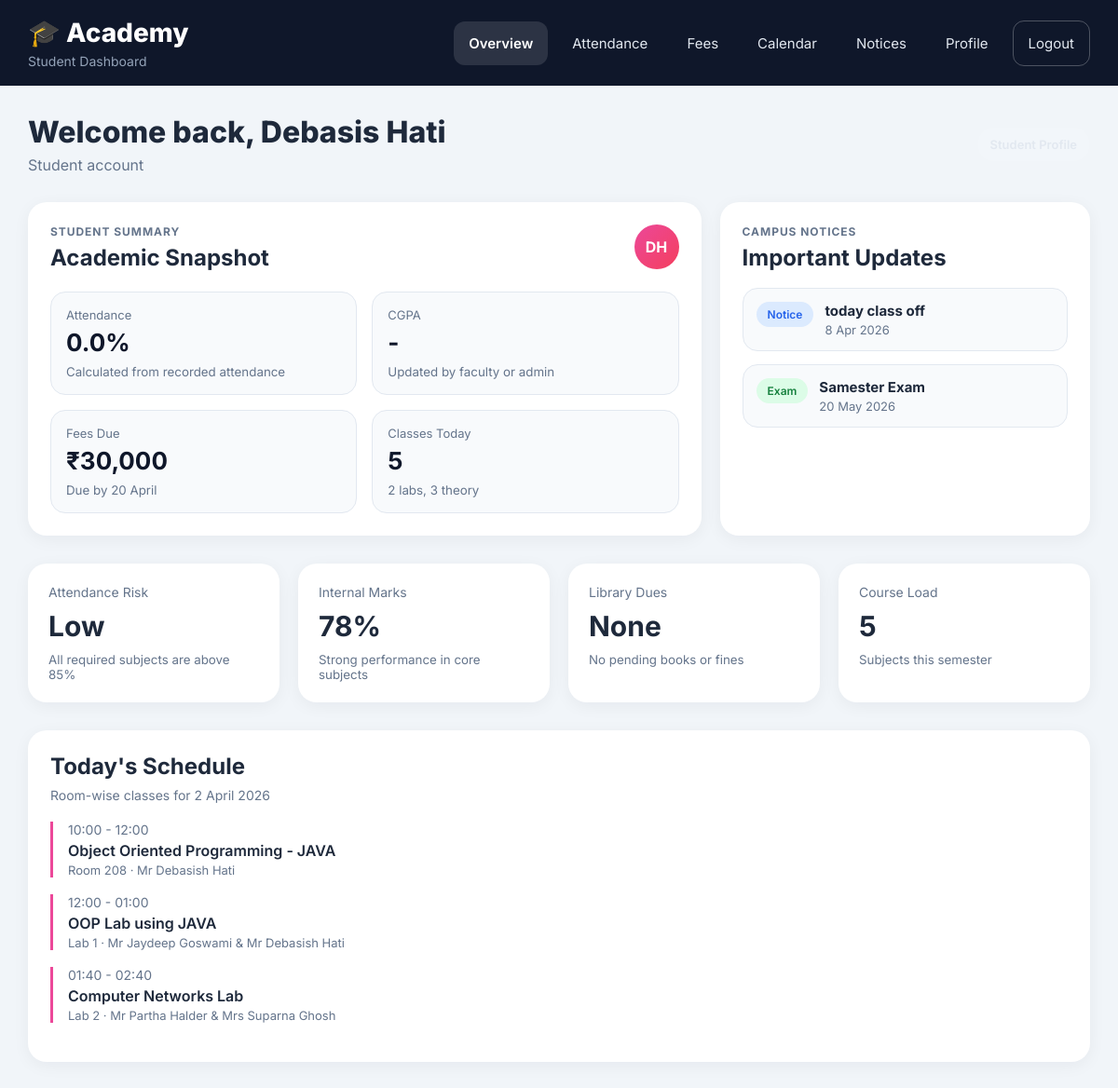
Page /students/dashboard/ (signed in) on the committed database.
### apps/students/models.py (models this page shows, shortened)
class AcademicCalendarEvent(models.Model):
	EVENT_TYPE_CHOICES = [
		('Event', 'Event'),
		('Holiday', 'Holiday'),
		('Exam', 'Exam'),
		('Notice', 'Notice'),
		('Meeting', 'Meeting'),
	]
	VISIBILITY_CHOICES = [
		('ALL', 'All Users'),
		('FACULTY_ADMIN', 'Faculty and Admin Only'),
	]
	title = models.CharField(max_length=200)
	event_date = models.DateField()
	event_type = models.CharField(max_length=20, choices=EVENT_TYPE_CHOICES, default='Event')
	description = models.TextField(blank=True)
	venue = models.CharField(max_length=200, blank=True)
	visibility = models.CharField(max_length=20, choices=VISIBILITY_CHOICES, default='ALL')
	posted_by = models.ForeignKey(User, on_delete=models.SET_NULL, null=True, blank=True, related_name='posted_academic_events')
	is_active = models.BooleanField(default=True)
	created_at = models.DateTimeField(auto_now_add=True)
	class Meta:
		ordering = ['event_date', 'title']

### apps/students/views.py (the view, shortened to what this page needs)
# urls.py: path('dashboard/', views.student_dashboard, name='dashboard'),
@login_required
def student_dashboard(request):
	profile = getattr(request.user, 'student_profile', None)
	display_name = request.user.get_full_name().strip() or request.user.username
	name_parts = [part[0].upper() for part in display_name.split() if part]
	avatar_text = ''.join(name_parts[:2]) if name_parts else display_name[:2].upper()
	today = date.today()
	selected_month_value = request.GET.get('month', '').strip()
	selected_year = today.year
	selected_month_number = today.month
	selected_month = f'{selected_year:04d}-{selected_month_number:02d}'
	selected_month_label = date(selected_year, selected_month_number, 1).strftime('%B %Y')
	calendar_weekdays = ['Mon', 'Tue', 'Wed', 'Thu', 'Fri', 'Sat', 'Sun']
	month_first_weekday, month_total_days = pycalendar.monthrange(selected_year, selected_month_number)
	month_events_qs = AcademicCalendarEvent.objects.filter(
		is_active=True,
		visibility='ALL',
		event_date__year=selected_year,
		event_date__month=selected_month_number,
	).exclude(
		event_type='Meeting',
	).order_by('event_date', 'title')
	upcoming_events_qs = AcademicCalendarEvent.objects.filter(
		is_active=True,
		visibility='ALL',
		event_date__gte=today,
	).exclude(
		event_type='Meeting',
	).order_by('event_date', 'title')
	event_badge_map = {
		'Event': 'blue',
		'Holiday': 'pink',
		'Exam': 'green',
		'Notice': 'yellow',
	}
	month_event_dates = set(month_events_qs.values_list('event_date', flat=True))
	calendar_cells = []
	for _ in range(month_first_weekday):
		calendar_cells.append({'is_empty': True, 'day_number': '', 'is_today': False, 'has_event': False})
	for day_number in range(1, month_total_days + 1):
		cell_date = date(selected_year, selected_month_number, day_number)
		calendar_cells.append({
			'is_empty': False,
			'day_number': day_number,
			'is_today': cell_date == today,
			'has_event': cell_date in month_event_dates,
		})
	while len(calendar_cells) % 7 != 0:
		calendar_cells.append({'is_empty': True, 'day_number': '', 'is_today': False, 'has_event': False})
	calendar_upcoming_dates = [
		{
			'title': item.title,
			'event_type': item.event_type,
			'event_date': item.event_date,
			'description': item.description,
		}
		for item in upcoming_events_qs[:4]
	]
	calendar_month_events = [
		{
			'title': item.title,
			'event_type': item.event_type,
			'badge_class': event_badge_map.get(item.event_type, 'blue'),
			'event_date': item.event_date,
			'description': item.description,
			'venue': item.venue,
		}
		for item in month_events_qs
	]
	attendance_overall_percentage = 0.0
	attendance_total_classes = 0
	attendance_present_classes = 0
	attendance_absent_classes = 0
	monthly_overall_percentage = 0.0
	monthly_total_classes = 0
	monthly_present_classes = 0
	monthly_absent_classes = 0
	attendance_monthly_rows = []
	fee_current_structure = None
	fee_structures = []
	fee_payment_rows = []
	fee_receipts = []
	fee_recent_payment = None
	assignment_rows = []
	fee_summary = {
		'current_semester_label': '-',
		'current_fee': 0,
		'paid_total': 0,
		'pending_balance': 0,
		'clearance_percentage': 0.0,
		'annual_total': 0,
		'payment_mode': '-',
		'due_date': None,
		'current_due_message': 'No fee structure available.',
		'paid_semesters': 0,
		'total_semesters': 0,
	}
	return render(request, 'student_dashboard.html', {
		'profile': profile,
		'display_name': display_name,
		'avatar_text': avatar_text,
		'overall_gpa': profile.overall_gpa if profile else None,
		'selected_month': selected_month,
		'selected_month_label': selected_month_label,
		'attendance_overall_percentage': attendance_overall_percentage,
		'attendance_total_classes': attendance_total_classes,
		'attendance_present_classes': attendance_present_classes,
		'attendance_absent_classes': attendance_absent_classes,
		'monthly_overall_percentage': monthly_overall_percentage,
		'monthly_total_classes': monthly_total_classes,
		'monthly_present_classes': monthly_present_classes,
		'monthly_absent_classes': monthly_absent_classes,
		'attendance_monthly_rows': attendance_monthly_rows,
		'fee_current_structure': fee_current_structure,
		'fee_structures': fee_structures,
		'fee_payment_rows': fee_payment_rows,
		'fee_receipts': fee_receipts,
		'fee_recent_payment': fee_recent_payment,
		'fee_summary': fee_summary,
		'calendar_weekdays': calendar_weekdays,
		'calendar_cells': calendar_cells,
		'calendar_upcoming_dates': calendar_upcoming_dates,
		'calendar_month_events': calendar_month_events,
		'assignment_rows': assignment_rows,
	})

### templates/student_dashboard.html (shortened to what this page needs)
<!DOCTYPE html>
<html lang="en">
<head>
  {% load static %}
  <link rel="stylesheet" href="{% static 'css/student_dashboard.css' %}">
</head>
<body>
  <main style="display: contents;">
  <div class="dashboard">
    <header class="navbar">
      <div class="logo">
        <h1>🎓 Academy</h1>
        <p>Student Dashboard</p>
      </div>
      <nav class="nav-links" id="primary-navigation">
        <a href="#overview" class="active">Overview</a>
        <a href="#attendance">Attendance</a>
        <a href="#payments">Fees</a>
        <a href="#calendar">Calendar</a>
        <a href="#events">Notices</a>
        <a href="#profile">Profile</a>
        <form action="{% url 'students:logout' %}" method="post" class="nav-logout-form">
          <button type="submit" class="nav-logout-btn">Logout</button>
        </form>
      </nav>
    </header>
    <div class="main">
      <section class="page-section" id="overview">
        <div class="topbar">
          <div>
            <h2>Welcome back, {{ display_name }}</h2>
            <p>
              {% if profile %}
                {{ profile.get_course_display }}, Semester {{ profile.semester }}
              {% else %}
                Student account
              {% endif %}
            </p>
          </div>
          <div class="student-chip">
          </div>
        </div>
        <div class="hero-grid">
          <div class="hero-card primary-card">
            <div class="hero-card-head">
              <div>
                <p class="eyebrow">Student Summary</p>
                <h3>Academic Snapshot</h3>
              </div>
              <div class="avatar">
                {% if profile and profile.profile_photo %}
                  <img src="{{ profile.profile_photo.url }}" alt="{{ display_name }} profile photo" class="avatar-image">
                {% else %}
                  {{ avatar_text }}
                {% endif %}
              </div>
            </div>
            <div class="metric-grid">
              <div class="metric">
                <span>Attendance</span>
                <strong>{{ attendance_overall_percentage }}%</strong>
                <small>Calculated from recorded attendance</small>
              </div>
              <div class="metric">
                <span>CGPA</span>
                <strong>{% if profile and profile.overall_gpa is not None %}{{ profile.overall_gpa }}{% else %}-{% endif %}</strong>
                <small>Updated by faculty or admin</small>
              </div>
              <div class="metric">
                <span>Fees Due</span>
                <strong>₹30,000</strong>
                <small>Due by 20 April</small>
              </div>
              <div class="metric">
                <span>Classes Today</span>
                <strong>5</strong>
                <small>2 labs, 3 theory</small>
              </div>
            </div>
          </div>
          <div class="hero-card notice-card">
            <p class="eyebrow">Campus Notices</p>
            <h3>Important Updates</h3>
            <div class="notice-list">
              {% for event in calendar_upcoming_dates %}
              <div class="notice-item">
                <span class="badge {% if event.event_type == 'Exam' %}green{% elif event.event_type == 'Notice' %}blue{% elif event.event_type == 'Holiday' %}pink{% else %}yellow{% endif %}">{{ event.event_type }}</span>
                <div>
                  <strong>{{ event.title }}</strong>
                  <p>{{ event.event_date|date:'j M Y' }}</p>
                </div>
              </div>
              {% endfor %}
            </div>
          </div>
        </div>
        <div class="cards">
          <div class="card">
            <p>Attendance Risk</p>
            <h3>Low</h3>
            <small>All required subjects are above 85%</small>
          </div>
          <div class="card">
            <p>Internal Marks</p>
            <h3>78%</h3>
            <small>Strong performance in core subjects</small>
          </div>
          <div class="card">
            <p>Library Dues</p>
            <h3>None</h3>
            <small>No pending books or fines</small>
          </div>
          <div class="card">
            <p>Course Load</p>
            <h3>5</h3>
            <small>Subjects this semester</small>
          </div>
        </div>
        <div class="section-box">
          <h3>Today's Schedule</h3>
          <p class="sub">Room-wise classes for 2 April 2026</p>
          <div class="schedule-item">
            <div class="time">10:00 - 12:00</div>
            <div class="title">Object Oriented Programming - JAVA</div>
            <div class="teacher">Room 208 · Mr Debasish Hati</div>
          </div>
          <div class="schedule-item">
            <div class="time">12:00 - 01:00</div>
            <div class="title">OOP Lab using JAVA</div>
            <div class="teacher">Lab 1 · Mr Jaydeep Goswami & Mr Debasish Hati</div>
          </div>
          <div class="schedule-item">
            <div class="time">01:40 - 02:40</div>
            <div class="title">Computer Networks Lab</div>
            <div class="teacher">Lab 2 · Mr Partha Halder & Mrs Suparna Ghosh</div>
          </div>
        </div>
      </section>
    </div>
  </div>
  </main>
</body>
</html>

### static/css/student_dashboard.css (style rules this page uses)
* { margin: 0; padding: 0; box-sizing: border-box; font-family: 'Inter', sans-serif; }
body { background: #f1f5f9; color: #1e293b; overflow-x: hidden; }
.student-chip { padding: 10px 14px; border-radius: 999px; background: rgba(255, 255, 255, 0.08); color: #e2e8f0; font-size: 13px; font-weight: 600; }
.hero-grid { display: grid; grid-template-columns: 2fr 1.1fr; gap: 20px; margin-bottom: 30px; }
.hero-card { background: white; padding: 24px; border-radius: 20px; box-shadow: 0 4px 18px rgba(15, 23, 42, 0.05); }
.hero-card-head { display: flex; align-items: flex-start; justify-content: space-between; gap: 16px; margin-bottom: 22px; }
.eyebrow { color: #64748b; font-size: 12px; font-weight: 700; text-transform: uppercase; letter-spacing: 0.08em; margin-bottom: 6px; }
.hero-card h3, .notice-card h3 { font-size: 24px; }
.metric-grid { display: grid; grid-template-columns: repeat(2, 1fr); gap: 16px; }
.metric { background: #f8fafc; border: 1px solid #e2e8f0; border-radius: 16px; padding: 16px; }
.metric span { display: block; color: #64748b; font-size: 13px; margin-bottom: 6px; }
.metric strong { display: block; font-size: 26px; color: #0f172a; }
.metric small { display: block; margin-top: 8px; color: #64748b; }
.notice-list { display: grid; gap: 14px; margin-top: 18px; }
.notice-item { display: flex; gap: 12px; align-items: flex-start; padding: 14px; border-radius: 16px; background: #f8fafc; border: 1px solid #e2e8f0; }
.notice-item strong { display: block; font-size: 15px; margin-bottom: 3px; }
.notice-item p { color: #64748b; font-size: 13px; }
.dashboard { display: flex; flex-direction: column; min-height: 100vh; }
.navbar { width: 100%; padding: 18px 30px; background: #0f172a; color: white; display: flex; align-items: center; gap: 24px; justify-content: space-between; }
.logo h1 { font-size: 28px; font-weight: 800; }
.logo p { font-size: 14px; color: #94a3b8; margin-top: 5px; }
.nav-links { display: flex; align-items: center; gap: 10px; flex-wrap: wrap; }
.nav-links a { text-decoration: none; color: #e2e8f0; padding: 14px 16px; border-radius: 12px; transition: 0.3s; font-size: 15px; }
.nav-links a:hover, .nav-links a.active { background: rgba(255,255,255,0.12); color: white; font-weight: 600; }
.nav-logout-form { margin: 0; }
.nav-logout-btn { border: 1px solid rgba(255, 255, 255, 0.26); background: transparent; color: #e2e8f0; border-radius: 12px; padding: 14px 16px; font-size: 15px; cursor: pointer; transition: 0.3s; }
.main { flex: 1; padding: 30px; min-width: 0; }
.page-section { display: none; scroll-margin-top: 96px; }
.page-section.active { display: block; }
.topbar { display: flex; justify-content: space-between; align-items: center; margin-bottom: 30px; }
.topbar h2 { font-size: 32px; font-weight: 800; }
.topbar p { color: #64748b; margin-top: 6px; }
.avatar { width: 48px; height: 48px; border-radius: 50%; background: linear-gradient(135deg, #ec4899, #f43f5e); color: white; display: flex; align-items: center; justify-content: center; font-weight: 700; }
.cards { display: grid; grid-template-columns: repeat(4, 1fr); gap: 20px; margin-bottom: 30px; }
.card { background: white; padding: 22px; border-radius: 20px; box-shadow: 0 4px 18px rgba(15, 23, 42, 0.05); }
.card p { color: #64748b; font-size: 14px; }
.card h3 { font-size: 30px; margin-top: 10px; }
.card small { display: block; margin-top: 10px; color: #64748b; }
.section-box { background: white; padding: 24px; border-radius: 20px; box-shadow: 0 4px 18px rgba(15, 23, 42, 0.05); margin-bottom: 25px; }
.section-box h3 { margin-bottom: 8px; font-size: 24px; }
.section-box p.sub { color: #64748b; font-size: 14px; margin-bottom: 20px; }
.schedule-item { border-left: 3px solid #ec4899; padding-left: 16px; margin-bottom: 18px; }
.schedule-item .time { font-size: 14px; color: #64748b; }
.schedule-item .title { font-weight: 600; margin-top: 4px; }
.schedule-item .teacher { font-size: 13px; color: #64748b; margin-top: 3px; }
.badge { padding: 6px 12px; border-radius: 999px; font-size: 12px; font-weight: 600; }
.badge.green { background: #dcfce7; color: #15803d; }
.badge.blue { background: #dbeafe; color: #2563eb; }

### rows in the picture
AcademicCalendarEvent: event_type "Notice", title "today class off", event_date "8 Apr 2026"
AcademicCalendarEvent: event_type "Exam", title "Samester Exam", event_date "20 May 2026"

### other values in the picture
{{ display_name }} "Debasis Hati"
{{ avatar_text }} "DH"
{{ attendance_overall_percentage }} "0.0"
